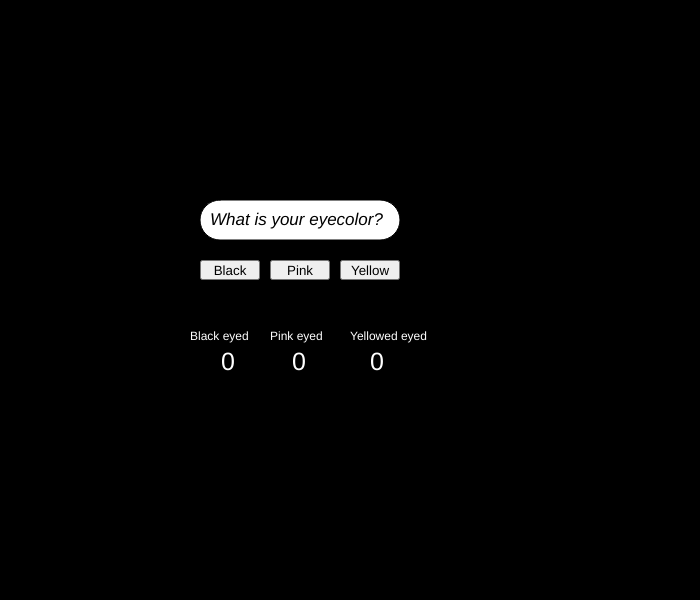
Frame 1 (no input)
Frame 60 (no input): identical to frame 1, image omitted
Frame 120 (the mouse pressed at the canvas centre since frame 60): identical to frame 1, image omitted

The p5.js sketch that drew this single still picture (run headless with seeded random() and noise() and a simulated clock; from frame 60 on, the mouse is pressed at the canvas centre):

// p5.js sketch
// ── sketch.js
var count =0;
var bColor;
var pinkCount=0;
var yelCount=0;
var blackCount=0;

function setup() {
  createCanvas(700,600);
  bColor = color(0);


//black button
  button1 = createButton ('Black');
  button1.position(200,260);
  button1.size(60,20);
  button1.mousePressed(blackCounter);

//pink button
  button2 = createButton ('Pink');
  button2.position(270,260);
  button2.size(60,20);
  button2.mousePressed(pinkCounter);

//yellow button
  button3 = createButton ('Yellow');
  button3.position(340,260);
  button3.size(60,20);
  button3.mousePressed(yelCounter);
}

function draw() {
  count++;
  background(bColor);

//main bar
  push();
  rect(200,200,200,40,20);
  fill('black');
  textSize(17);
  textStyle(ITALIC);
  text('What is your eyecolor?',210,225);
  pop();

  if(count < 60) {
    bColor = color(0);

  } else if(count >120 && count < 180) {
    bColor = color('pink');

  } else if (count > 180 && count <= 240) {
    bColor = color('yellow');
    if(count == 240) {
      count = 0;
    }
  }
//pink counter
  textSize(25);
  fill('white');
  text(pinkCount,292,370);
  push();
  textSize(12);
  text('Pink eyed',270,340);
  pop();

//yellow counter
  text(yelCount,370,370);
  push();
  textSize(12);
  text('Yellowed eyed', 350,340);
  pop();

//black counter
  text(blackCount,221,370);
  push();
  textSize(12);
  text('Black eyed', 190,340);
  pop();


}

function pinkCounter(){
  pinkCount++;
}

function yelCounter(){
  yelCount++;
}

function blackCounter(){
  blackCount++;
}

function mousePressed(){
  console.log(mouseX,mouseY);
}
